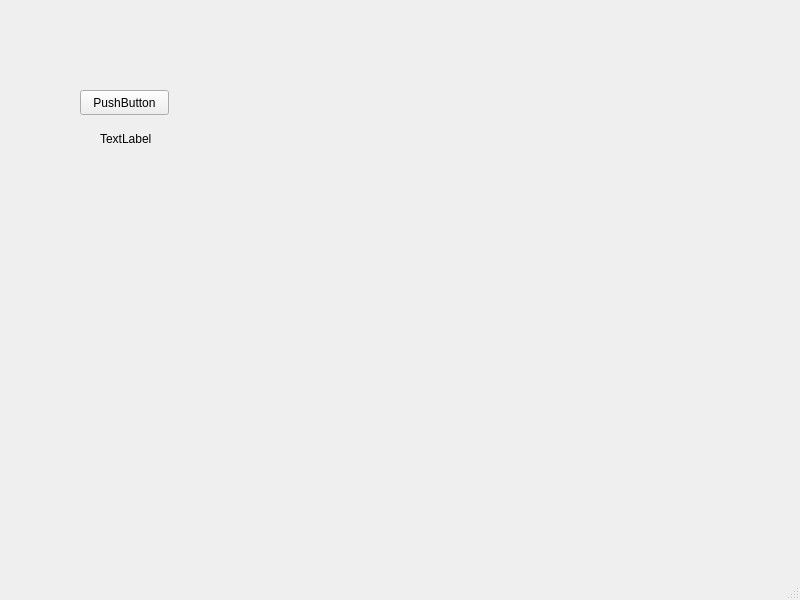
<?xml version="1.0" encoding="UTF-8"?>
<ui version="4.0">
 <class>MainWindow</class>
 <widget class="QMainWindow" name="MainWindow">
  <property name="geometry">
   <rect>
    <x>0</x>
    <y>0</y>
    <width>800</width>
    <height>600</height>
   </rect>
  </property>
  <property name="windowTitle">
   <string>MainWindow</string>
  </property>
  <widget class="QWidget" name="centralwidget">
   <widget class="QPushButton" name="pushButton">
    <property name="geometry">
     <rect>
      <x>80</x>
      <y>90</y>
      <width>89</width>
      <height>25</height>
     </rect>
    </property>
    <property name="text">
     <string>PushButton</string>
    </property>
   </widget>
   <widget class="QLabel" name="label">
    <property name="geometry">
     <rect>
      <x>100</x>
      <y>130</y>
      <width>67</width>
      <height>17</height>
     </rect>
    </property>
    <property name="text">
     <string>TextLabel</string>
    </property>
   </widget>
  </widget>
  <widget class="QMenuBar" name="menubar">
   <property name="geometry">
    <rect>
     <x>0</x>
     <y>0</y>
     <width>800</width>
     <height>22</height>
    </rect>
   </property>
  </widget>
  <widget class="QStatusBar" name="statusbar"/>
 </widget>
 <resources/>
 <connections/>
</ui>
